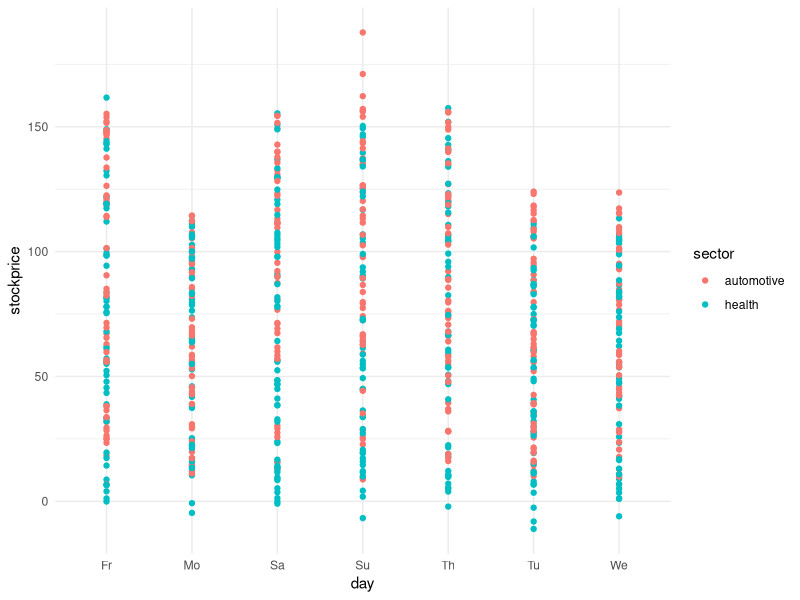

Reproduce this figure in R.
## ---- chunk 1
knitr::opts_chunk$set(echo = TRUE)
## ---- chunk 2
library(ggplot2)
data <- read.csv("ps10data.csv")

head(data)

## ---- chunk 3

ggplot(data,aes(x=day,y=stockprice)) + geom_point(aes(color=sector)) +theme_minimal()
## ---- chunk 4
#Question1
day.0 <- c("Mo","Tu","We","Th","Fr","Sa","Su")
data$day<- factor(data$day,levels=day.0) #add the level to months variable
aggregate(data$stockprice,list(data$day),mean)
model1 <- lm(stockprice~day, data=data)
model1
summary(model1)
## ---- chunk 5
#Question2
library(MASS)
contrasts(data$day)<-contr.sdif(levels(data$day))
model2 <- lm(stockprice~day, data=data)
model2
summary(model2)
## ---- chunk 6
#Question3
pairwise.t.test(data$stockprice, data$day)
## ---- chunk 7
#Question4
TukeyHSD(aov(stockprice~day,data=data))
## ---- chunk 8
#Question5
kruskal.test(stockprice~day,data=data)
#summary(kruskal.test(stockprice~day,data=data))
## ---- chunk 9
#Question6
library(BayesFactor)
bfmodel <- anovaBF(stockprice~day,data=data)
bfmodel
## ---- chunk 10
#Question1
data$sector <- as.factor(data$sector)
lm1 <- lm(stockprice~sector, data=data)
#summary(lm1)
anova(lm1)
#summary(aov(lm(stockprice~sector, data=data)))

oneway.test(stockprice~sector, var.equal=T, data = data) #checks difference in mean
## ---- chunk 11
#Question2
anova(lm(stockprice~day+sector, data=data))
## ---- chunk 12
#Question3
anova(lm(stockprice~sector+day, data=data))
